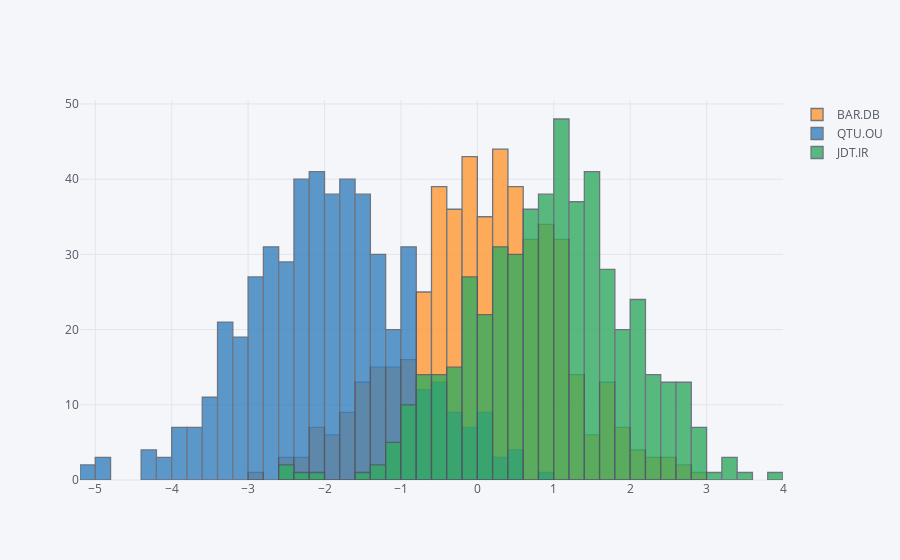

Notebook code for this chart:
### Markdown cell above
# histogram直方图

### Code cell
cf.datagen.histogram(3).iplot(kind='histogram')

### Figure 1 — Plotly figure (JSON) as saved in the notebook; plotly's stock layout.template omitted (floating-point values rounded to 4 significant figures; data arrays with more than 128 entries replaced by an {"elided": "..."} marker saying what was removed)
{"data": [{"histfunc": "count", "histnorm": "", "marker": {"color": "rgba(255, 153, 51, 1.0)", "line": {"color": "#4D5663", "width": 1.3}}, "name": "BAR.DB", "opacity": 0.8, "orientation": "v", "type": "histogram", "uid": "f18f48fc-f2c1-4338-8ac6-6b1787c39d56", "x": {"elided": "500 float values"}}, {"histfunc": "count", "histnorm": "", "marker": {"color": "rgba(55, 128, 191, 1.0)", "line": {"color": "#4D5663", "width": 1.3}}, "name": "QTU.OU", "opacity": 0.8, "orientation": "v", "type": "histogram", "uid": "82e3e2ec-cf5e-410c-8d52-a1fe056e048a", "x": {"elided": "500 float values"}}, {"histfunc": "count", "histnorm": "", "marker": {"color": "rgba(50, 171, 96, 1.0)", "line": {"color": "#4D5663", "width": 1.3}}, "name": "JDT.IR", "opacity": 0.8, "orientation": "v", "type": "histogram", "uid": "97d01ae6-1c1d-48a3-aab3-ad32015d6832", "x": {"elided": "500 float values"}}], "layout": {"barmode": "overlay", "legend": {"bgcolor": "#F5F6F9", "font": {"color": "#4D5663"}}, "paper_bgcolor": "#F5F6F9", "plot_bgcolor": "#F5F6F9", "title": {"font": {"color": "#4D5663"}}, "xaxis": {"gridcolor": "#E1E5ED", "showgrid": true, "tickfont": {"color": "#4D5663"}, "title": {"font": {"color": "#4D5663"}, "text": ""}, "zerolinecolor": "#E1E5ED"}, "yaxis": {"gridcolor": "#E1E5ED", "showgrid": true, "tickfont": {"color": "#4D5663"}, "title": {"font": {"color": "#4D5663"}, "text": ""}, "zerolinecolor": "#E1E5ED"}}}
